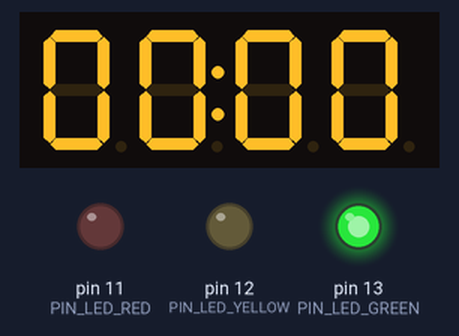
The sketch below on a simulated Arduino Uno, built with avr-gcc and run on an emulated ATmega328P. On the bench: 4-digit seven-segment display, output pins drawn as LEDs (lit = HIGH).

Above: at 5.6 s.
Timing chart, 0 to 7.1 s (numbered marks = the images above):
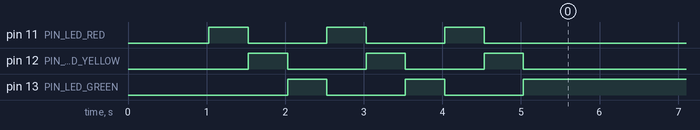

The sketch:

DogAlarm.ino
```cpp
/**
 * Tracks elapsed time when you last time walked your dog
 */

#include "SevenSegmentTM1637.h"
#include "SevenSegmentExtended.h"

const byte PIN_CLK = 4;   // define CLK pin (any digital pin)
const byte PIN_DIO = 5;   // define DIO pin (any digital pin)

const byte PIN_LED_RED = 11;
const byte PIN_LED_YELLOW = 12;
const byte PIN_LED_GREEN = 13;

SevenSegmentExtended      display(PIN_CLK, PIN_DIO);

void showLed(byte pin)
{
  digitalWrite(PIN_LED_RED, pin == PIN_LED_RED ? HIGH : LOW);
  digitalWrite(PIN_LED_YELLOW, pin == PIN_LED_YELLOW ? HIGH : LOW);
  digitalWrite(PIN_LED_GREEN, pin == PIN_LED_GREEN ? HIGH : LOW);
}

void setup() {
  pinMode(PIN_LED_RED, OUTPUT);
  pinMode(PIN_LED_YELLOW, OUTPUT);
  pinMode(PIN_LED_GREEN, OUTPUT);
  Serial.begin(9600);         // initializes the Serial connection @ 9600 baud
  display.begin();            // initializes the display
  display.setBacklight(100);  // set the brightness to 100 %

  int flashDelay = 500;
  for (byte i = 0; i < 3; i++) {
    showLed(PIN_LED_RED);
    delay(flashDelay);
    showLed(PIN_LED_YELLOW);
    delay(flashDelay);
    showLed(PIN_LED_GREEN);
    delay(flashDelay);
  }
}

void showLedByTime(int hours)
{
  if (hours < 8) {
    showLed(PIN_LED_GREEN);
  } else if (hours < 12) {
    showLed(PIN_LED_YELLOW);
  } else {
    showLed(PIN_LED_RED);
  }
}

void loop() {

  unsigned long t_milli = millis();

  int days, hours, mins, secs;
  int fractime;
  unsigned long inttime;

  inttime  = t_milli / 1000;
  fractime = t_milli % 1000;
  // inttime is the total number of number of seconds
  // fractimeis the number of thousandths of a second

  // number of days is total number of seconds divided by 24 divided by 3600
  days     = inttime / (24 * 3600);
  inttime  = inttime % (24 * 3600);

  // Now, inttime is the remainder after subtracting the number of seconds
  // in the number of days
  hours    = inttime / 3600;
  inttime  = inttime % 3600;

  // Now, inttime is the remainder after subtracting the number of seconds
  // in the number of days and hours
  mins     = inttime / 60;
  inttime  = inttime % 60;

  // Now inttime is the number of seconds left after subtracting the number
  // in the number of days, hours and minutes. In other words, it is the
  // number of seconds.
  secs = inttime;

  display.printTime(hours, mins, true);
  showLedByTime(hours);
  delay(60000);
};
```
